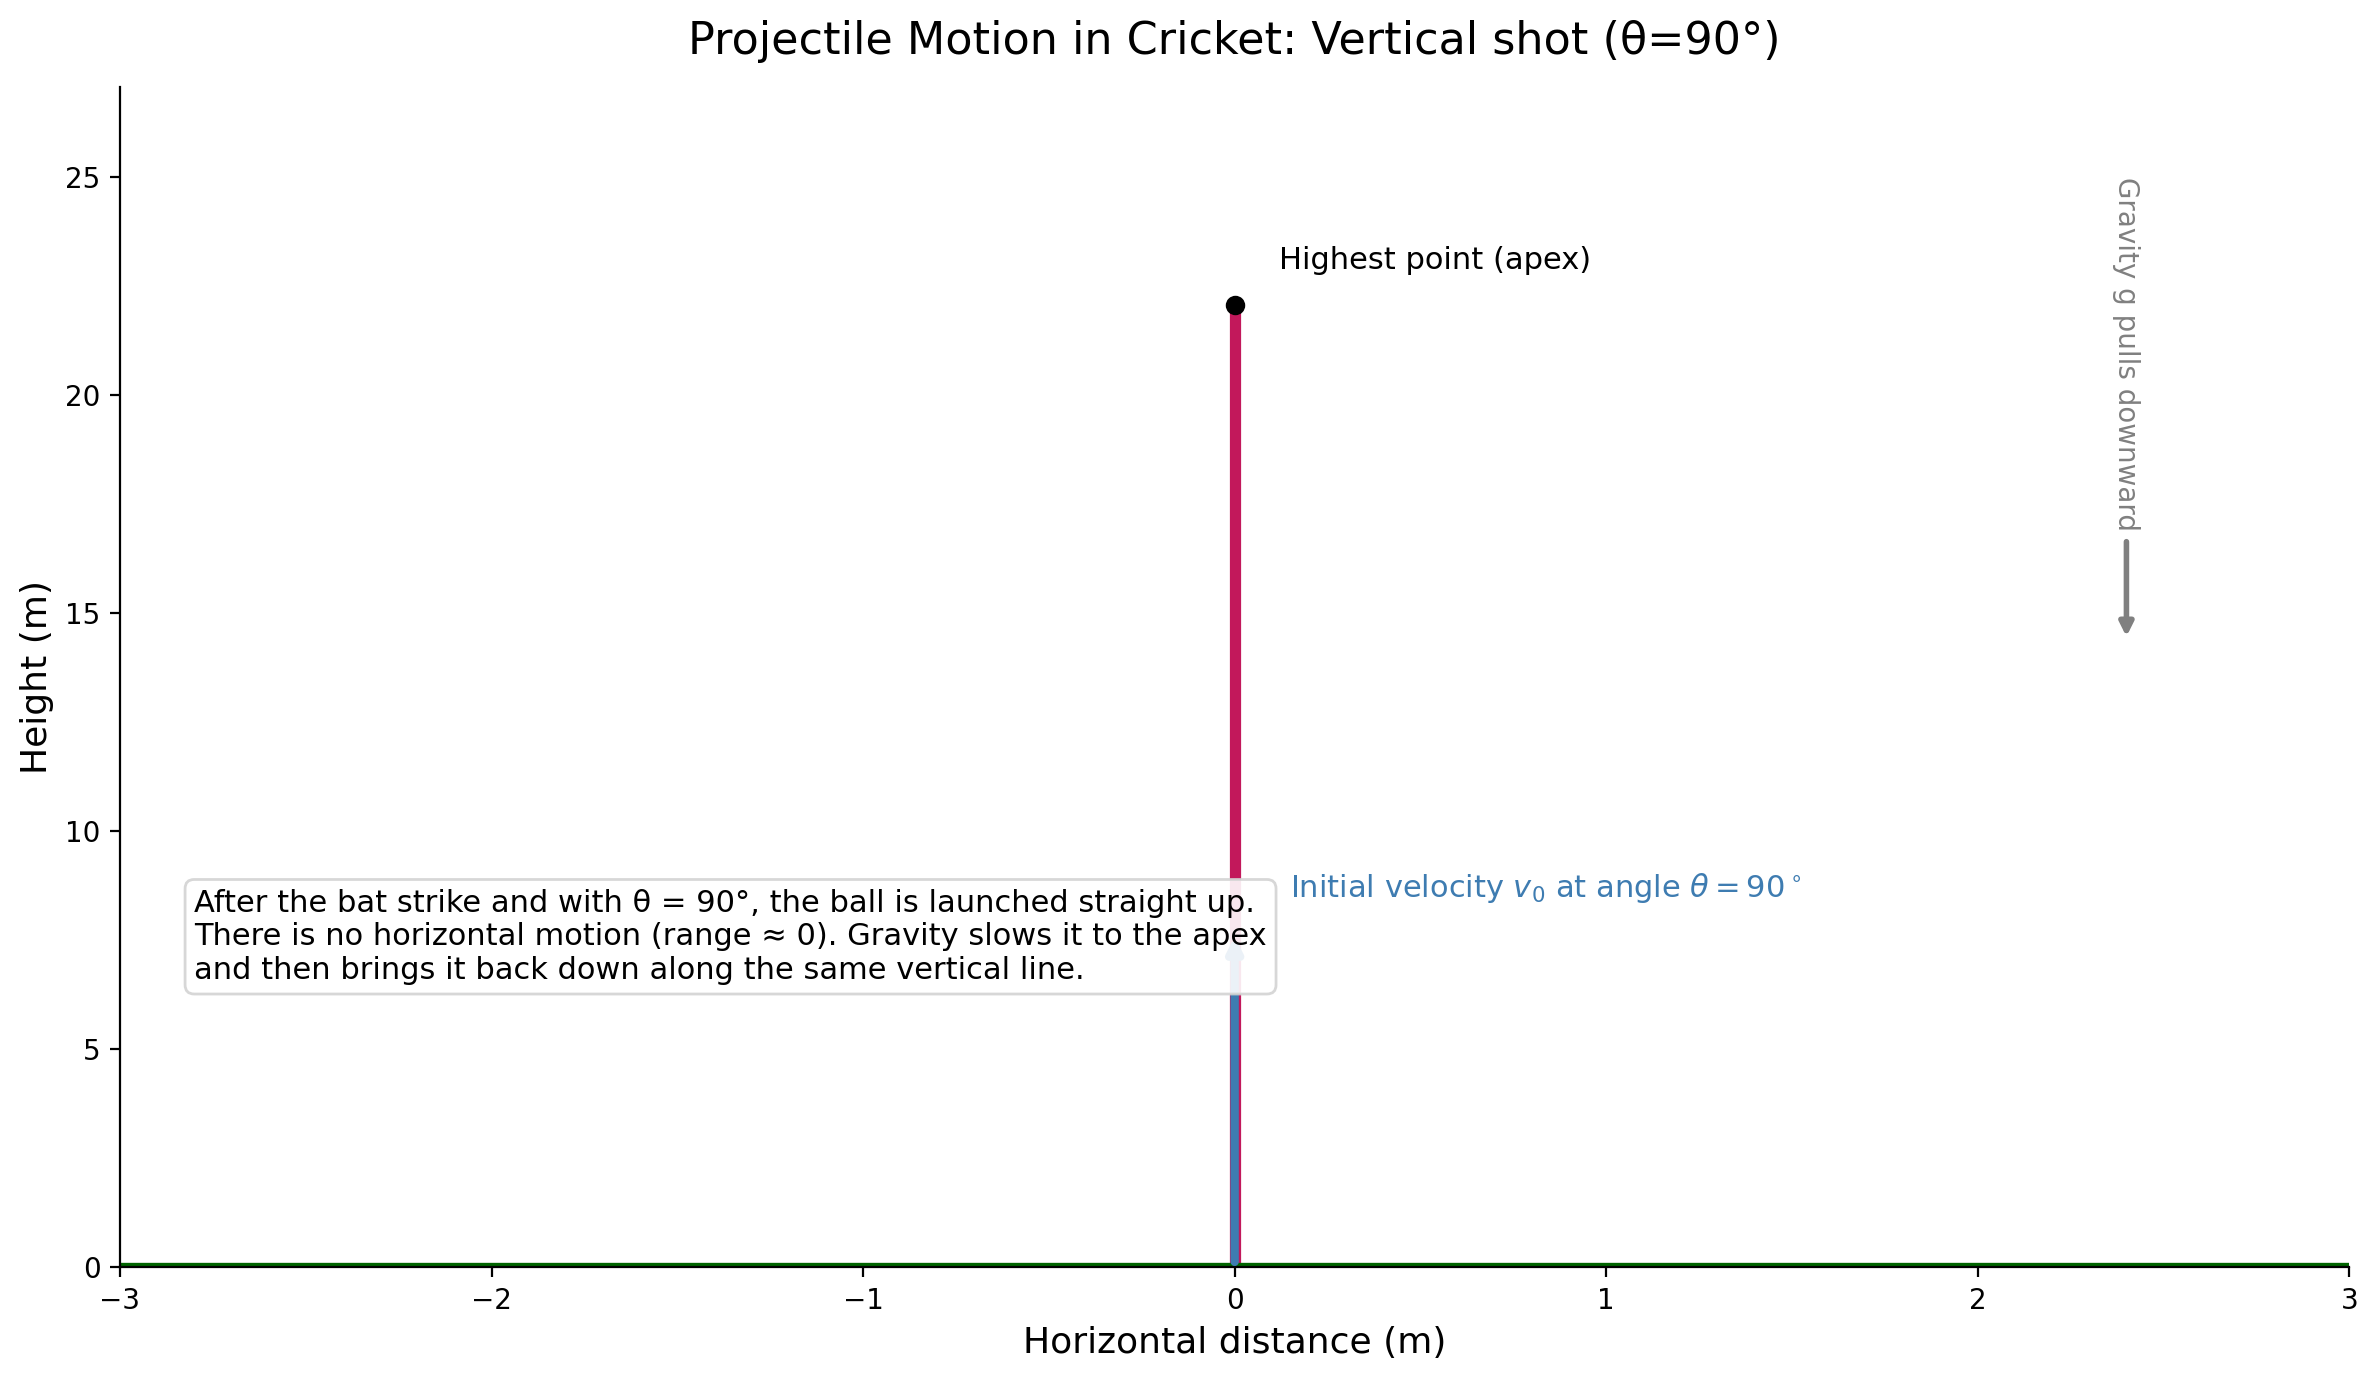

This figure's Python source:
import numpy as np
import matplotlib
matplotlib.use("Agg")
import matplotlib.pyplot as plt

# Parameters for vertical launch (theta = 90 degrees)
g = 9.81  # m/s^2
v0 = 20.8  # m/s, chosen to give an apex around ~22 m like the original figure
theta_deg = 90.0
theta = np.deg2rad(theta_deg)

# Time of flight and trajectory
t_flight = 2 * v0 * np.sin(theta) / g
t = np.linspace(0, t_flight, 400)
x = np.zeros_like(t)  # cos(90°) = 0, so no horizontal motion
y = v0 * np.sin(theta) * t - 0.5 * g * t**2
y = np.maximum(y, 0)  # keep above ground

# Apex
t_apex = v0 * np.sin(theta) / g
x_apex = 0.0
y_apex = v0 * np.sin(theta) * t_apex - 0.5 * g * t_apex**2

# Figure
fig, ax = plt.subplots(figsize=(12, 7))

# Projectile path (vertical line)
ax.plot(x, y, color="#C2185B", lw=4, solid_capstyle="round", label="Ball trajectory (θ=90°)")

# Apex marker and label
ax.plot(x_apex, y_apex, "ko", ms=6)
ax.text(x_apex + 0.12, y_apex + 0.7, "Highest point (apex)", ha="left", va="bottom", fontsize=11)

# Initial velocity arrow straight up
ax.annotate("", xy=(0, min(8, y_apex*0.35)), xytext=(0, 0),
            arrowprops=dict(arrowstyle='-|>', lw=3, color="#3E7CB1"))
ax.text(0.15, min(8.5, y_apex*0.35 + 0.6), r"Initial velocity $v_0$ at angle $\theta = 90^\circ$",
        color="#3E7CB1", fontsize=11, va="bottom")

# Gravity arrow on the right side
x_right = 2.4
ax.annotate("Gravity g pulls downward", xy=(x_right, y_apex*0.65), xytext=(x_right, y_apex*0.95),
            arrowprops=dict(arrowstyle='-|>', color='gray', lw=2), ha='center', va='center', color='gray', rotation=270)

# Ground line
x_min, x_max = -3.0, 3.0
ax.hlines(0, x_min, x_max, colors='darkgreen', lw=3)

# Axes and labels
ax.set_xlim(x_min, x_max)
ax.set_ylim(0, max(26.0, float(y_apex) + 5.0))
ax.set_xlabel("Horizontal distance (m)", fontsize=13)
ax.set_ylabel("Height (m)", fontsize=13)
ax.set_title("Projectile Motion in Cricket: Vertical shot (θ=90°)", fontsize=16, pad=12)

# Explanatory text box
explain_text = (
    "After the bat strike and with θ = 90°, the ball is launched straight up.\n"
    "There is no horizontal motion (range ≈ 0). Gravity slows it to the apex\n"
    "and then brings it back down along the same vertical line."
)
ax.text(x_min + 0.2, y_apex * 0.30, explain_text, fontsize=11,
        bbox=dict(boxstyle='round', facecolor='white', alpha=0.9, edgecolor='lightgray'))

# Tidy spines
for spine in ['top', 'right']:
    ax.spines[spine].set_visible(False)

fig.tight_layout()
fig.savefig("projectile_cricket_slide1_modified.png", dpi=200, bbox_inches="tight")
